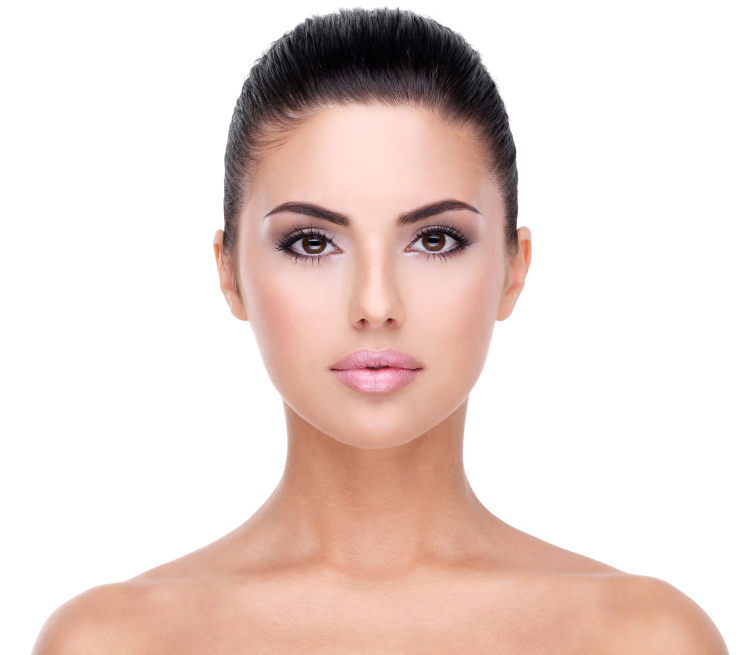
#> input picture AttendanceMonitor/1.jpg, 1500 x 1310 px, given in place of the camera (shown at 1/2 size)
$ python capture.py
#> lines starting #> are read from the running program, lines starting #| are printed output that depends on the picture; after the words box and inside, x2 and y2 are one past the last pixel; in counts of white or black regions, pixels touching at a corner belong together
#> in get_image, image is the input picture: shape (1310, 1500, 3); mean B, G, R 210.1, 215.8, 232.8
### AttendanceMonitor/image_utils.py
import cv2
import numpy as np
HAAR_CASCADE_PATH = "haarcascade_frontalface_default.xml"


# [17 lines left out: function crop_and_greyscale, not called in this run]

def crop_colour(image):
    cascade_class = cv2.CascadeClassifier(HAAR_CASCADE_PATH)
    #change to greyscale
    image_grey = cv2.cvtColor(image, cv2.COLOR_BGR2GRAY)
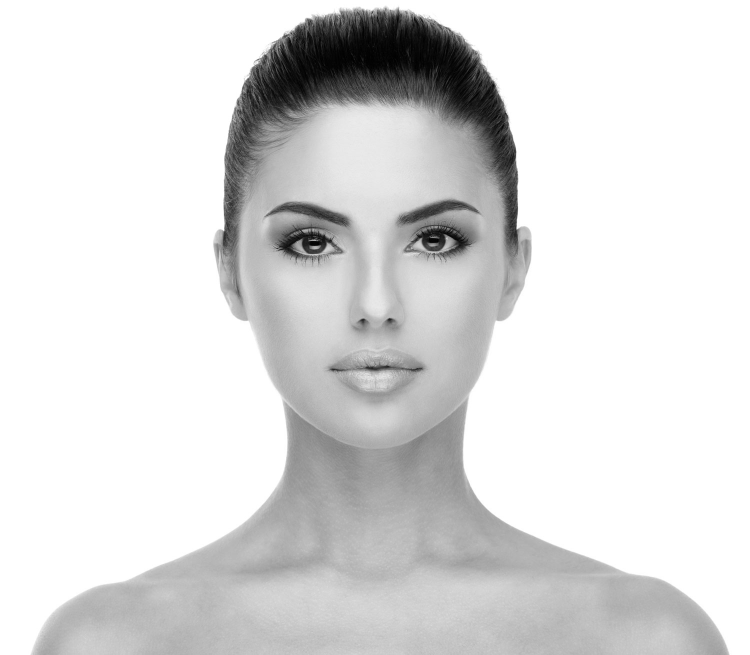
#> image_grey: shape (1310, 1500) (shown at 1/2 size); min 0, max 255, mean 220.2
    #detecting faces
    faces = cascade_class.detectMultiScale(image_grey, 1.3, 5)
#> faces = [[402, 214, 686, 686]]

    if(len(faces) > 0):
        bounding_box = faces[0]
#> bounding_box = [402, 214, 686, 686]
        (x, y, w, h) = bounding_box
#> x = 402; y = 214; w = 686; h = 686
        #crops
        cropped_image = image[y: y + h, x: x + w]
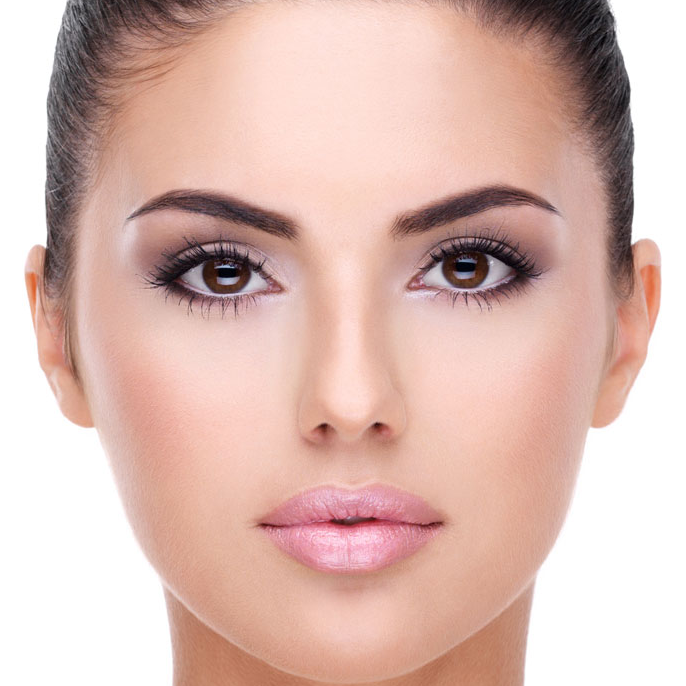
#> cropped_image: shape (686, 686, 3); mean B, G, R 178.3, 186.5, 218.7
        #resize
        cropped_image = cv2.resize(cropped_image, (200, 200))
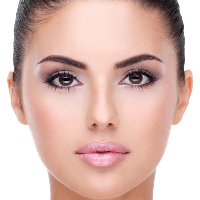
#> cropped_image: shape (200, 200, 3); mean B, G, R 178.2, 186.4, 218.6
        return cropped_image, bounding_box

    return np.array([]), None

### AttendanceMonitor/capture.py
import cv2
import image_utils
import base64
import numpy as np
import os
import random

class Sampler:
    def __init__ (self):
        self.cam = cv2.VideoCapture(0)

    def __del__(self):
        self.cam.release()
    #creating temp directories for dataset
    def create_dirs(self):
        os.mkdir("temp_data")
        os.mkdir("temp_data/masked")
        os.mkdir("temp_data/unmasked")
    #saving images taken
    def save_image(self, im, masked = False):
        number = random.randint(0, 100000)
        if(masked):
            cv2.imwrite("temp_data/masked/" + str(number) + ".jpg", im)
        else:
            cv2.imwrite("temp_data/unmasked/" + str(number) + ".jpg", im)
        return

    #detecting face then displaying box around detected face
    def get_image(self):
        ret, image = self.cam.read()
        if(not ret):
            print("FAILED TO GET IMAGE")
        image_color, bounding_box = image_utils.crop_colour(image)
#> bounding_box = [402, 214, 686, 686]
        if(not image_color.size == 0):
            rsize_image = cv2.resize(image_color, (200, 200))
            (x, y, w, h) = bounding_box
#> x = 402; y = 214; w = 686; h = 686
            cv2.rectangle(image, (x, y), (x + w, y + h), (255, 0, 0), 2)
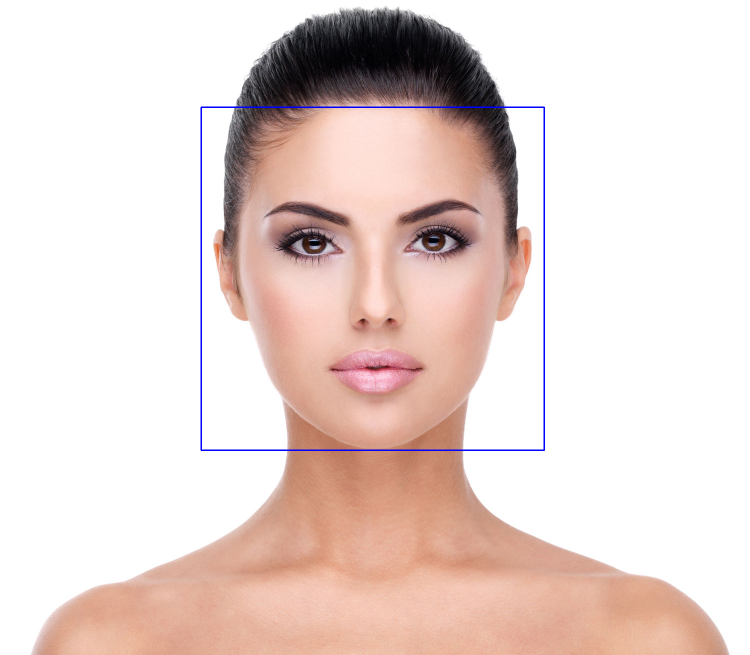
#> image: shape (1310, 1500, 3) (shown at 1/2 size); 0.42% of pixels changed, all inside (x1, y1, x2, y2) = (401, 213, 1090, 902)
            return 1, rsize_image, image
        else:
            return -1, None, image

r = Sampler()
r.create_dirs()
cv2.namedWindow('frame', cv2.WINDOW_NORMAL)
#controls to take images after detecting face (only when box (detected face) is present)
while True:
    success, r_image, i = r.get_image()
#> success = 1
    cv2.imshow('video', i)
    k = cv2.waitKey(30) & 0xff
#> (key Esc is pressed here)
    if k == 27: # press 'ESC' to quit
        break
    if k == 97 and success == 1: # press 'A' to save unmasked
        print("Saving Unmasked Image")
        r.save_image(r_image, False)
    elif k == 98 and success == 1: # press 'B' to save masked
        print("Saving Masked Image")
        r.save_image(r_image, True)
    #no face detected whilst pressing A or B (no box around face) - nothing saved
    elif k == 97 or k == 98:
        print("Failed To Find Face")
